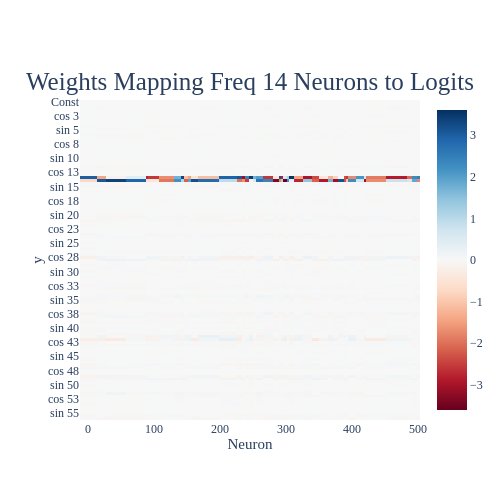

The cell this chart's notebook holds for it:
### Code cell
fig = imshow(fourier_basis @ W_L[:, neuron_freqs==14], 
                 aspect='auto', 
                 y=fourier_basis_names,
                 x = torch.arange(d_mlp)[neuron_freqs==14], 
                 title='Weights Mapping Freq 14 Neurons to Logits',
                 xaxis='Neuron',
                 return_fig=True, height = 500, width=500)
fig.update_layout( coloraxis_colorbar_x=1.05)
fig.update_layout(title_font_size=25)
fig.show("vscode+colab")
write_image(fig, 'w_logit_fourier_basis_freq14')

### Figure 1 — Plotly figure (JSON) as saved in the notebook; plotly's stock layout.template omitted (floating-point values rounded to 4 significant figures; data arrays with more than 128 entries replaced by an {"elided": "..."} marker saying what was removed)
{"data": [{"coloraxis": "coloraxis", "hovertemplate": "x: %{x}<br>y: %{y}<br>color: %{z}<extra></extra>", "name": "0", "type": "heatmap", "x": [1, 27, 28, 86, 89, 94, 120, 140, 141, 149, 153, 159, 174, 222, 230, 236, 241, 248, 252, 258, 273, 287, 291, 293, 298, 304, 306, 317, 336, 344, 357, 370, 373, 385, 391, 392, 396, 417, 419, 422, 480, 486, 497, 501], "xaxis": "x", "y": ["Const", "cos 1", "sin 1", "cos 2", "sin 2", "cos 3", "sin 3", "cos 4", "sin 4", "cos 5", "sin 5", "cos 6", "sin 6", "cos 7", "sin 7", "cos 8", "sin 8", "cos 9", "sin 9", "cos 10", "sin 10", "cos 11", "sin 11", "cos 12", "sin 12", "cos 13", "sin 13", "cos 14", "sin 14", "cos 15", "sin 15", "cos 16", "sin 16", "cos 17", "sin 17", "cos 18", "sin 18", "cos 19", "sin 19", "cos 20", "sin 20", "cos 21", "sin 21", "cos 22", "sin 22", "cos 23", "sin 23", "cos 24", "sin 24", "cos 25", "sin 25", "cos 26", "sin 26", "cos 27", "sin 27", "cos 28", "sin 28", "cos 29", "sin 29", "cos 30", "sin 30", "cos 31", "sin 31", "cos 32", "sin 32", "cos 33", "sin 33", "cos 34", "sin 34", "cos 35", "sin 35", "cos 36", "sin 36", "cos 37", "sin 37", "cos 38", "sin 38", "cos 39", "sin 39", "cos 40", "sin 40", "cos 41", "sin 41", "cos 42", "sin 42", "cos 43", "sin 43", "cos 44", "sin 44", "cos 45", "sin 45", "cos 46", "sin 46", "cos 47", "sin 47", "cos 48", "sin 48", "cos 49", "sin 49", "cos 50", "sin 50", "cos 51", "sin 51", "cos 52", "sin 52", "cos 53", "sin 53", "cos 54", "sin 54", "cos 55", "sin 55", "cos 56", "sin 56"], "yaxis": "y", "z": {"elided": "113x44 float values"}}], "layout": {"coloraxis": {"autocolorscale": false, "cmid": 0, "colorbar": {"x": 1.05}, "colorscale": [[0, "rgb(103,0,31)"], [0.1, "rgb(178,24,43)"], [0.2, "rgb(214,96,77)"], [0.3, "rgb(244,165,130)"], [0.4, "rgb(253,219,199)"], [0.5, "rgb(247,247,247)"], [0.6, "rgb(209,229,240)"], [0.7, "rgb(146,197,222)"], [0.8, "rgb(67,147,195)"], [0.9, "rgb(33,102,172)"], [1, "rgb(5,48,97)"]]}, "height": 500, "title": {"font": {"size": 25}, "text": "Weights Mapping Freq 14 Neurons to Logits"}, "width": 500, "xaxis": {"anchor": "y", "domain": [0, 1], "title": {"text": "Neuron"}}, "yaxis": {"anchor": "x", "autorange": "reversed", "domain": [0, 1], "title": {"text": "y"}}}}
